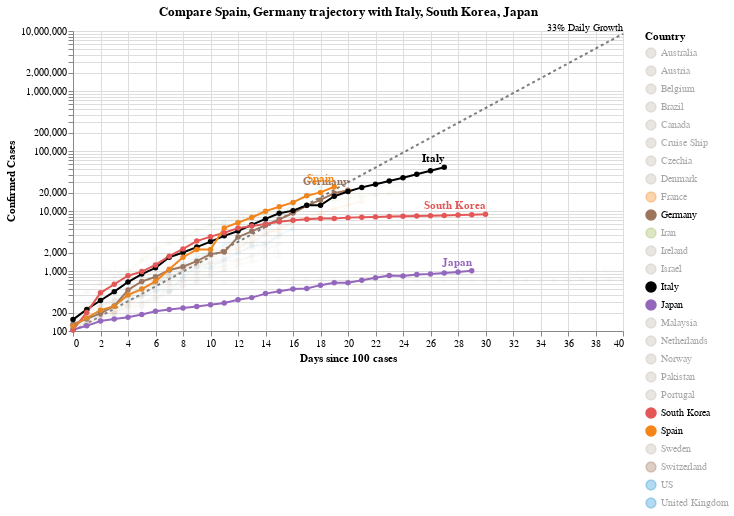

Notebook code for this chart:
### Code cell
#hide_input
chart2 = make_since_chart(['Spain', 'Germany'])
chart2

### Figure 1 — Vega-Lite specification as saved in the notebook (floating-point values rounded to 4 significant figures; data arrays with more than 128 entries replaced by an {"elided": "..."} marker saying what was removed)
{"config": {"view": {"continuousWidth": 400, "continuousHeight": 300}}, "layer": [{"mark": {"type": "line", "color": "black", "opacity": 0.5, "strokeDash": [3, 3]}, "encoding": {"x": {"type": "quantitative", "field": "Days since 100 cases"}, "y": {"type": "quantitative", "field": "Confirmed Cases"}}}, {"mark": {"type": "text", "align": "right", "dy": -6, "fontSize": 10, "text": "33% Daily Growth"}, "encoding": {"x": {"type": "quantitative", "field": "Days since 100 cases"}, "y": {"type": "quantitative", "field": "Confirmed Cases"}}, "transform": [{"filter": "(datum['Days since 100 cases'] >= 40)"}]}, {"data": {"name": "data-d1cc8b3efaf2b95f26039e4fb3e0bf22"}, "mark": {"type": "line", "point": true}, "encoding": {"color": {"type": "nominal", "field": "Country", "scale": {"domain": ["Australia", "Austria", "Belgium", "Brazil", "Canada", "Cruise Ship", "Czechia", "Denmark", "France", "Germany", "Iran", "Ireland", "Israel", "Italy", "Japan", "Malaysia", "Netherlands", "Norway", "Pakistan", "Portugal", "South Korea", "Spain", "Sweden", "Switzerland", "US", "United Kingdom"], "range": ["#C1B7AD", "#C1B7AD", "#C1B7AD", "#C1B7AD", "#C1B7AD", "#C1B7AD", "#C1B7AD", "#C1B7AD", "#F58518", "#9D755D", "#A1BA59", "#C1B7AD", "#C1B7AD", "black", "#9467bd", "#C1B7AD", "#C1B7AD", "#C1B7AD", "#C1B7AD", "#C1B7AD", "#E45756", "#F58518", "#C1B7AD", "#9D755D", "#2495D3", "#2495D3"]}}, "opacity": {"condition": {"value": 1, "selection": "selector002"}, "value": 0.05}, "tooltip": [{"type": "nominal", "field": "Country"}, {"type": "temporal", "field": "Date"}, {"type": "quantitative", "field": "Confirmed Cases"}, {"type": "quantitative", "field": "Days since 100 cases"}], "x": {"type": "quantitative", "field": "Days since 100 cases"}, "y": {"type": "quantitative", "field": "Confirmed Cases", "scale": {"type": "log"}}}, "selection": {"selector002": {"type": "multi", "fields": ["Country"], "bind": "legend", "init": [{"Country": "Spain"}, {"Country": "Germany"}, {"Country": "Italy"}, {"Country": "South Korea"}, {"Country": "Japan"}]}}, "width": 550}, {"data": {"name": "data-d1cc8b3efaf2b95f26039e4fb3e0bf22"}, "mark": {"type": "text", "align": "right", "dy": -8, "fontWeight": "bold"}, "encoding": {"color": {"type": "nominal", "field": "Country", "scale": {"domain": ["Australia", "Austria", "Belgium", "Brazil", "Canada", "Cruise Ship", "Czechia", "Denmark", "France", "Germany", "Iran", "Ireland", "Israel", "Italy", "Japan", "Malaysia", "Netherlands", "Norway", "Pakistan", "Portugal", "South Korea", "Spain", "Sweden", "Switzerland", "US", "United Kingdom"], "range": ["#C1B7AD", "#C1B7AD", "#C1B7AD", "#C1B7AD", "#C1B7AD", "#C1B7AD", "#C1B7AD", "#C1B7AD", "#F58518", "#9D755D", "#A1BA59", "#C1B7AD", "#C1B7AD", "black", "#9467bd", "#C1B7AD", "#C1B7AD", "#C1B7AD", "#C1B7AD", "#C1B7AD", "#E45756", "#F58518", "#C1B7AD", "#9D755D", "#2495D3", "#2495D3"]}}, "opacity": {"condition": {"value": 1, "selection": "selector002"}, "value": 0.05}, "text": {"type": "nominal", "field": "Country"}, "tooltip": [{"type": "nominal", "field": "Country"}, {"type": "temporal", "field": "Date"}, {"type": "quantitative", "field": "Confirmed Cases"}, {"type": "quantitative", "field": "Days since 100 cases"}], "x": {"type": "quantitative", "field": "Days since 100 cases"}, "y": {"type": "quantitative", "field": "Confirmed Cases", "scale": {"type": "log"}}}, "transform": [{"filter": "(datum['Date'] >= 1584748800000)"}], "width": 550}], "data": {"name": "data-68672cae1c84aacde8ad60773c6666d3"}, "title": "Compare Spain, Germany trajectory with Italy, South Korea, Japan", "$schema": "https://vega.github.io/schema/vega-lite/v4.0.2.json", "datasets": {"data-68672cae1c84aacde8ad60773c6666d3": [{"Days since 100 cases": 0, "Confirmed Cases": 100.0}, {"Days since 100 cases": 1, "Confirmed Cases": 133.0}, {"Days since 100 cases": 2, "Confirmed Cases": 176.9}, {"Days since 100 cases": 3, "Confirmed Cases": 235.3}, {"Days since 100 cases": 4, "Confirmed Cases": 312.9}, {"Days since 100 cases": 5, "Confirmed Cases": 416.2}, {"Days since 100 cases": 6, "Confirmed Cases": 553.5}, {"Days since 100 cases": 7, "Confirmed Cases": 736.1}, {"Days since 100 cases": 8, "Confirmed Cases": 979.1}, {"Days since 100 cases": 9, "Confirmed Cases": 1302.0}, {"Days since 100 cases": 10, "Confirmed Cases": 1732.0}, {"Days since 100 cases": 11, "Confirmed Cases": 2303.0}, {"Days since 100 cases": 12, "Confirmed Cases": 3064.0}, {"Days since 100 cases": 13, "Confirmed Cases": 4074.0}, {"Days since 100 cases": 14, "Confirmed Cases": 5419.0}, {"Days since 100 cases": 15, "Confirmed Cases": 7207.0}, {"Days since 100 cases": 16, "Confirmed Cases": 9586.0}, {"Days since 100 cases": 17, "Confirmed Cases": 12750.0}, {"Days since 100 cases": 18, "Confirmed Cases": 16960.0}, {"Days since 100 cases": 19, "Confirmed Cases": 22550.0}, {"Days since 100 cases": 20, "Confirmed Cases": 29990.0}, {"Days since 100 cases": 21, "Confirmed Cases": 39890.0}, {"Days since 100 cases": 22, "Confirmed Cases": 53060.0}, {"Days since 100 cases": 23, "Confirmed Cases": 70560.0}, {"Days since 100 cases": 24, "Confirmed Cases": 93850.0}, {"Days since 100 cases": 25, "Confirmed Cases": 124800.0}, {"Days since 100 cases": 26, "Confirmed Cases": 166000.0}, {"Days since 100 cases": 27, "Confirmed Cases": 220800.0}, {"Days since 100 cases": 28, "Confirmed Cases": 293700.0}, {"Days since 100 cases": 29, "Confirmed Cases": 390600.0}, {"Days since 100 cases": 30, "Confirmed Cases": 519500.0}, {"Days since 100 cases": 31, "Confirmed Cases": 690900.0}, {"Days since 100 cases": 32, "Confirmed Cases": 918900.0}, {"Days since 100 cases": 33, "Confirmed Cases": 1222000.0}, {"Days since 100 cases": 34, "Confirmed Cases": 1625000.0}, {"Days since 100 cases": 35, "Confirmed Cases": 2162000.0}, {"Days since 100 cases": 36, "Confirmed Cases": 2875000.0}, {"Days since 100 cases": 37, "Confirmed Cases": 3824000.0}, {"Days since 100 cases": 38, "Confirmed Cases": 5086000.0}, {"Days since 100 cases": 39, "Confirmed Cases": 6764000.0}, {"Days since 100 cases": 40, "Confirmed Cases": 8996000.0}], "data-d1cc8b3efaf2b95f26039e4fb3e0bf22": {"elided": "449 records"}}}
